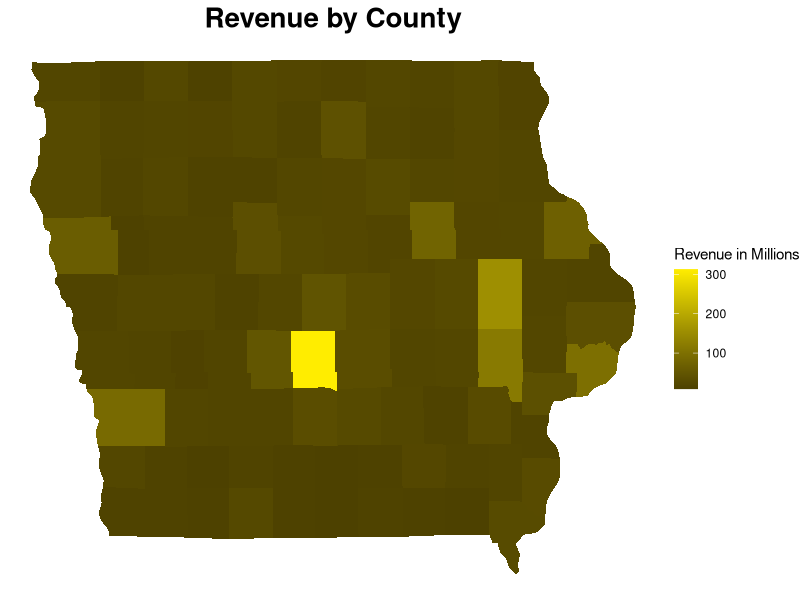
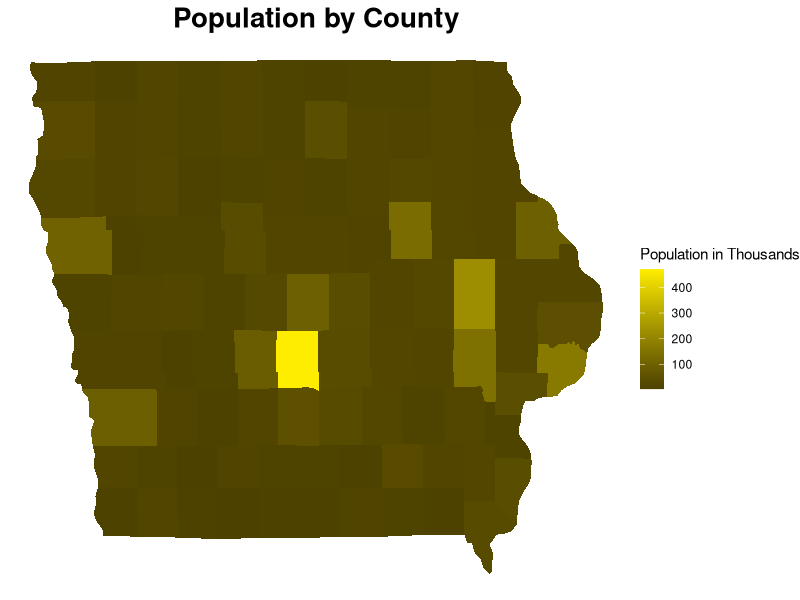
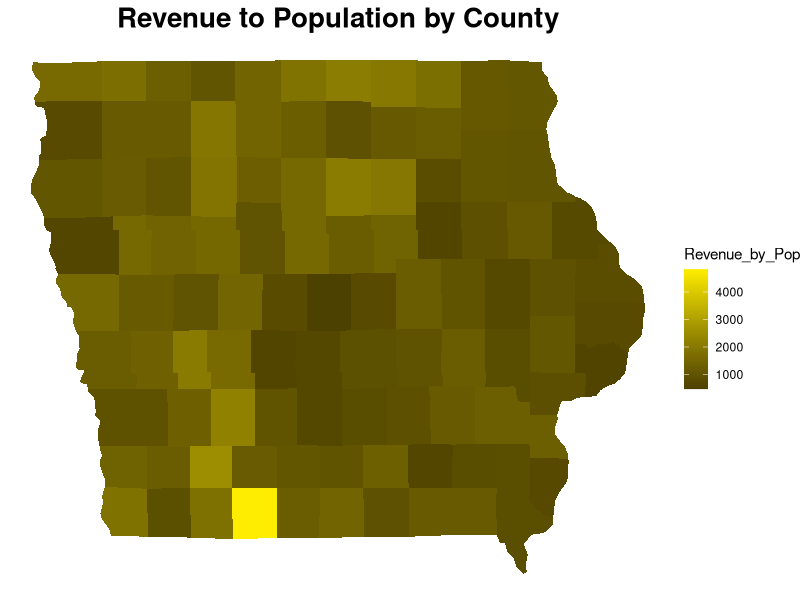
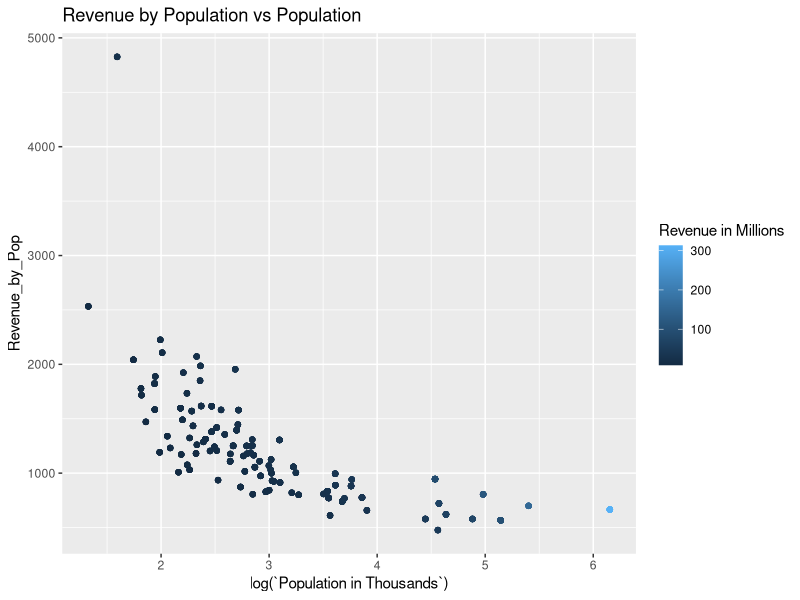
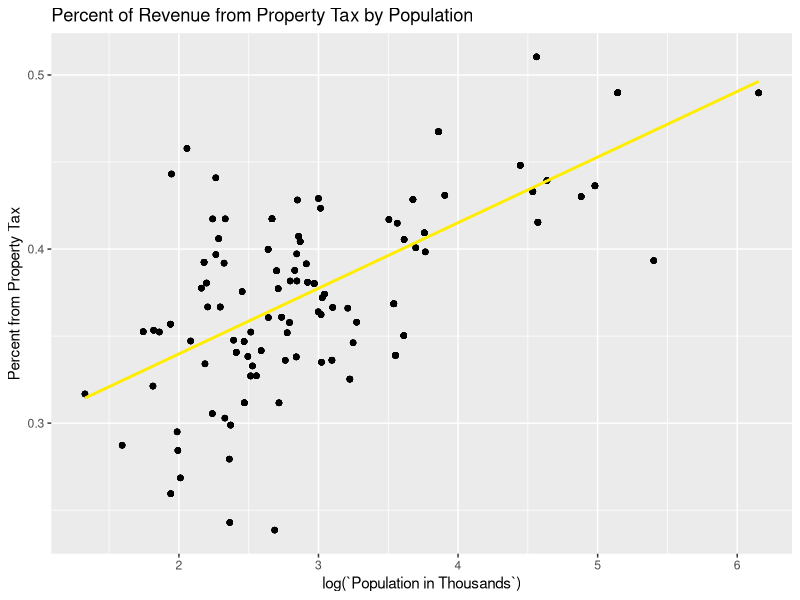
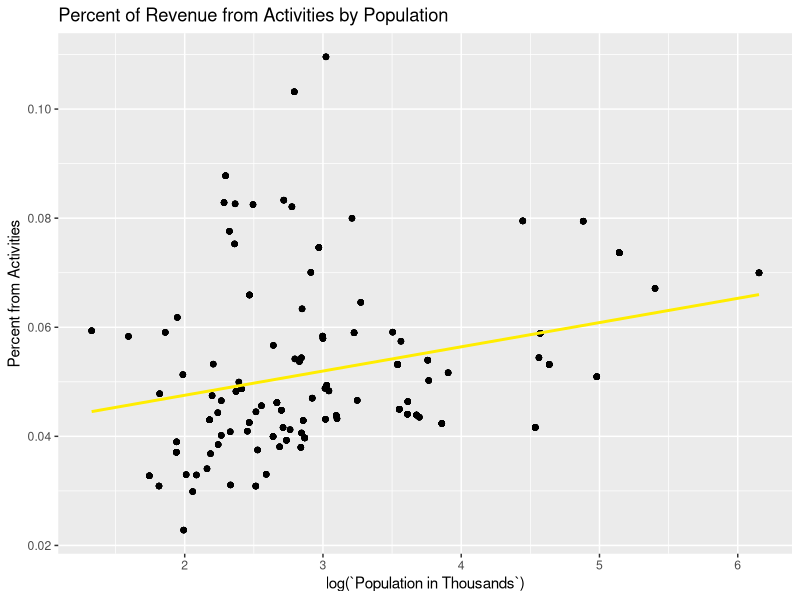
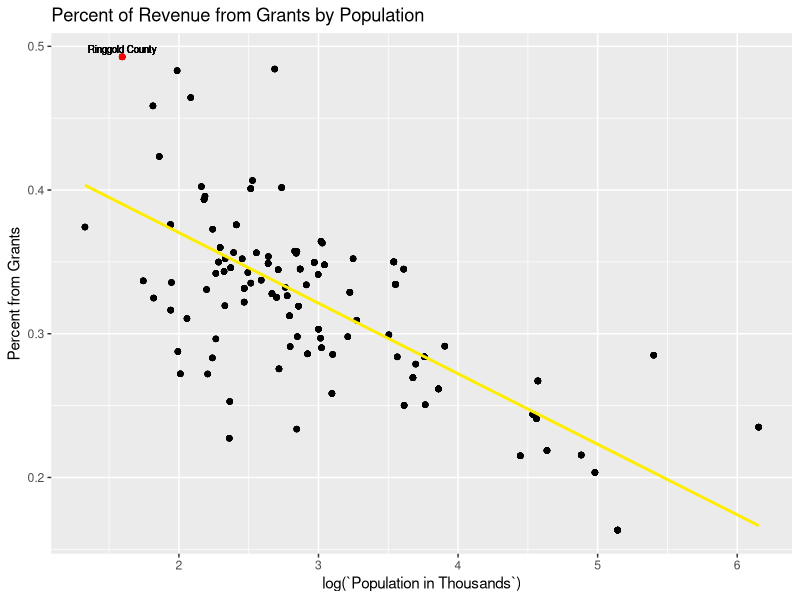
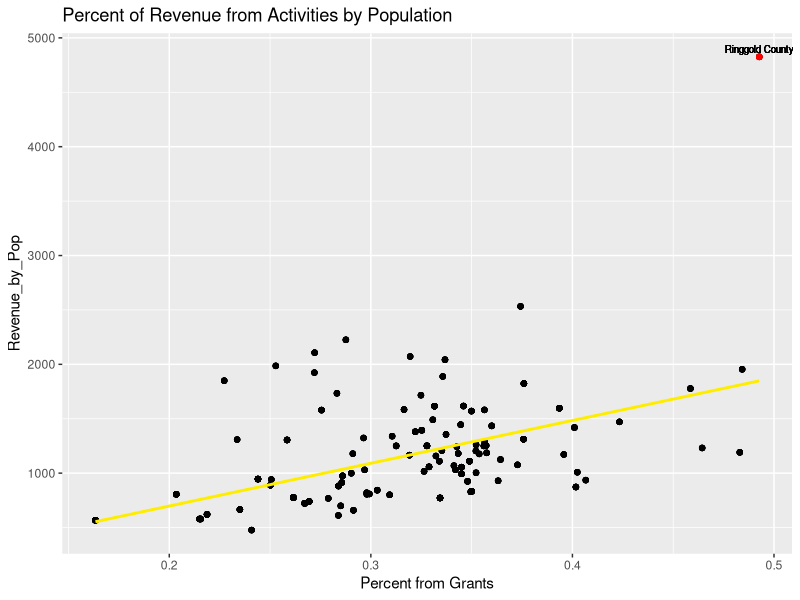

These charts were generated, in order, by the following R code:
## ---- chunk 1
knitr::opts_chunk$set(echo = TRUE)
## ---- chunk 2
library(tidyverse)
library(lubridate)

pop_raw <- read_csv("data/County_Population_in_Iowa_by_Year_20251123.csv")

# view(pop_raw)

income_raw <- read_csv("data/Annual_Personal_Income_for_State_of_Iowa_by_County_20251123.csv")

# view(income_raw)

rev_raw <- read_csv("data/County_Actual_Revenues_By_Type_By_Fiscal_Year_20251123.csv")

# view(rev_raw)

budget_raw <- read_csv("data/County_Budgeted_Expenditures_By_Service_Area_By_Fiscal_Year_20251123.csv")

# view(budget_raw)

spend_raw <- read_csv("data/County_Actual_Expenditures_by_Service_Area_by_Fiscal_Year_20251123.csv")

# view(spend_raw)

## ---- chunk 3

pop_raw$County <- replace(pop_raw$County, pop_raw$County == "O'Brien County", "Obrien County")

pop <- pop_raw |>
  mutate(
    County = toupper(substring(County, 1, nchar(County) - 7)),
    Year = year(mdy(Year))
  ) |>
  filter(Year >= 2010, Year <= 2022) |>
  select(County, Year, Population)

str(pop)

## ---- chunk 4

income_raw$Name <- replace(income_raw$Name, income_raw$Name == "O'Brien", "Obrien")

income_1 <- income_raw |>
  mutate(
    County = toupper(Name),
    Year = year(mdy(Date))
  ) |>
  filter(Year >= 2010, Year <= 2022) |>
  select(County, Year, Variable, Value)

income <- income_1 |>
  pivot_wider(names_from = Variable,
              values_from = Value
              ) |>
  rename('Personal_Income' = `Personal income`,
         'Personal_Income_Per_Capita' = `Per capita personal income`
         ) |>
  mutate(
    Personal_Income = parse_number(Personal_Income),
    Personal_Income_Per_Capita = parse_number(Personal_Income_Per_Capita),
    Personal_Income = Personal_Income * 1000
  )

str(income)

## ---- chunk 5

rev <- rev_raw |>
  rename(
    Year = `FISCAL YEAR`,
    County = `COUNTY NAME`,
    Total_Revenue = `TOTAL REVENUES & OTHER SOURCES`
  ) |>
  mutate(
    County = toupper(County),
    Revenue_Percent_Property_Tax = round((`NET CURRENT PROPERTY TAXES` + `DELINQUENT PROPERTY TAX REVENUE`) / Total_Revenue, 4),
    Revenue_Percent_Grant = round(INTERGOVERNMENTAL / Total_Revenue, 4),
    Revenue_Percent_Activities = round((`LICENSES & PERMITS` + `CHARGES FOR SERVICE` + `USE OF MONEY & PROPERTY`) / Total_Revenue, 4),
    Revenue_Percent_Other = round(1 - Revenue_Percent_Property_Tax - Revenue_Percent_Grant - Revenue_Percent_Activities, 4)
  ) |>
  filter(Year >= 2010, Year <= 2022) |>
  select(County, Year, Total_Revenue, Revenue_Percent_Property_Tax, Revenue_Percent_Grant, Revenue_Percent_Activities, Revenue_Percent_Other)

str(rev)

## ---- chunk 6

budget_raw$`County Name` <- replace(budget_raw$`County Name`, budget_raw$`County Name` == "O'BRIEN", "OBRIEN")

budget <- budget_raw |>
  rename(
    County_Id = County,
    County = `County Name`,
    Year = `Fiscal Year Ending`,
    Total_Budget = `Total Expenditures`
  ) |>
  mutate(
    Year = year(mdy(Year)),
    Total_Budget = parse_number(Total_Budget),
    Budgeted_Public_Safety_Percent = parse_number(`Public Safety & Legal Services`) / Total_Budget,
    Budgeted_Mental_Health_Percent = parse_number(`Mental Health MR, DD`) / Total_Budget,
    Budgeted_Roads_Transportation_Percent = parse_number(`Roads & Transportation`) / Total_Budget,
    Budgeted_Administration_Percent = parse_number(Administration) / Total_Budget,
    Budgeted_Debt_Percent = parse_number(`Debt Service`) / Total_Budget,
    Budgeted_Physical_Health_Percent = parse_number(`Physical Health & Social Services`) / Total_Budget,
    Budgeted_Environment_Education_Percent = parse_number(`County Environment & Education`) / Total_Budget,
    Budgeted_Services_to_Residents_Percent = parse_number(`Government Services to Residents`) / Total_Budget,
    Budgeted_Refunded_Programs_Percent = parse_number(`Nonprogram Current`) / Total_Budget,
    Budgeted_Projects_Percent = parse_number(`Capital Projects`) / Total_Budget,
    Budgeted_Transfers_Out_Percent = parse_number(`Operating Transfers Out`) / Total_Budget,
    Budgeted_Refunded_Debt_Percent = parse_number(`Refunded Debt/Escrow`) / Total_Budget
  ) |>
  select(County, Year, Total_Budget, Budgeted_Public_Safety_Percent, Budgeted_Mental_Health_Percent, Budgeted_Roads_Transportation_Percent, Budgeted_Administration_Percent, Budgeted_Debt_Percent, Budgeted_Physical_Health_Percent, Budgeted_Environment_Education_Percent, Budgeted_Services_to_Residents_Percent, Budgeted_Refunded_Programs_Percent, Budgeted_Projects_Percent, Budgeted_Transfers_Out_Percent, Budgeted_Refunded_Debt_Percent) |>
  filter(Year >= 2010, Year <= 2022)

str(budget)

## ---- chunk 7

spend <- spend_raw |>
  rename(
    Year = `FISCAL YEAR`,
    Total_Expenditure = `TOTAL EXPENDITURES & OTHER USES`
  ) |>
  mutate(
    Actual_Public_Safety_Percent = `PUBLIC SAFETY AND LEGAL SERVICES` / Total_Expenditure,
    Actual_Mental_Health_Percent = `MENTAL HEALTH, ID & DD` / Total_Expenditure,
    Actual_Roads_Transportation_Percent = `ROADS & TRANSPORTATION` / Total_Expenditure,
    Actual_Administration_Percent = ADMINISTRATION / Total_Expenditure,
    Actual_Debt_Percent = `DEBT SERVICE` / Total_Expenditure,
    Actual_Physical_Health_Percent = `PHYSICAL HEALTH SOCIAL SERVICES` / Total_Expenditure,
    Actual_Environment_Education_Percent = `COUNTY ENVIRONMENT AND EDUCATION` / Total_Expenditure,
    Actual_Services_to_Residents_Percent = `GOVERNMENT SERVICES TO RESIDENTS` / Total_Expenditure,
    Actual_Refunded_Programs_Percent = `NONPROGRAM CURRENT` / Total_Expenditure,
    Actual_Projects_Percent = `CAPITAL PROJECTS` / Total_Expenditure,
    Actual_Transfers_Out_Percent = `OPERATING TRANSFERS OUT` / Total_Expenditure,
    Actual_Refunded_Debt_Percent = `REFUNDED DEBT/PAYMENTS TO ESCROW` / Total_Expenditure
  ) |>
  select(County, Year, Total_Expenditure, Actual_Public_Safety_Percent, Actual_Mental_Health_Percent, Actual_Roads_Transportation_Percent, Actual_Administration_Percent, Actual_Debt_Percent, Actual_Physical_Health_Percent, Actual_Environment_Education_Percent, Actual_Services_to_Residents_Percent, Actual_Refunded_Programs_Percent, Actual_Projects_Percent, Actual_Transfers_Out_Percent, Actual_Refunded_Debt_Percent) |>
  filter(Year >= 2010, Year <= 2022)

str(spend)

## ---- chunk 8

join1 <- inner_join(pop, income, by = c('County', 'Year'))
join2 <- inner_join(join1, rev, by = c('County', 'Year'))
join3 <- inner_join(join2, budget, by = c('County', 'Year'))
data <- inner_join(join3, spend, by = c('County', 'Year'))

# data |>
#  group_by(Year) |>
#  summarize(
#    count = n_distinct(County)
#  )

# sort(unique(data$County))
## ---- chunk 9

write.csv(data, 'data/Final_Data.csv')
str(data)
head(data, 5)

## ---- chunk 10


iowa <- map_data('county', 'iowa')

iowa <- iowa |>
  mutate(
    County = toupper(subregion)
  )

funding_data <- data |>
  group_by(County) |>
  summarize(
    `Revenue in Millions` = mean(Total_Revenue / 1000000),
    `Population in Thousands` = mean(Population / 1000),
    Income = mean(Personal_Income_Per_Capita),
    `Percent from Property Tax` = mean(Revenue_Percent_Property_Tax),
    `Percent from Grants` = mean(Revenue_Percent_Grant),
    `Percent from Activities` = mean(Revenue_Percent_Activities),
    `Percent from Other` = mean(Revenue_Percent_Other)
  ) |>
  left_join(iowa, by = 'County')

ggplot(funding_data, aes(x = long, y = lat, fill = `Revenue in Millions`)) + 
  geom_polygon(aes(group = group)) +
  scale_fill_gradient(low = '#4D4100', high = '#FFED00') +
  theme_void() +
  labs(title = "Revenue by County") +
  theme(
    plot.title = element_text(
      size = 20, 
      face = "bold",
      hjust = 0.5)
    )

## ---- chunk 11

ggplot(funding_data, aes(x = long, y = lat, fill = `Population in Thousands`)) + 
  geom_polygon(aes(group = group)) +
  scale_fill_gradient(low = '#4D4100', high = '#FFED00') +
  theme_void() +
  labs(title = "Population by County") +
  theme(
    plot.title = element_text(
      size = 20, 
      face = "bold",
      hjust = 0.5)
    )

## ---- chunk 12

funding_data <- funding_data |>
  mutate(Revenue_by_Pop = (`Revenue in Millions` * 1000000) / (`Population in Thousands` * 1000))

ggplot(funding_data, aes(x = long, y = lat, fill = Revenue_by_Pop)) + 
  geom_polygon(aes(group = group)) +
  scale_fill_gradient(low = '#4D4100', high = '#FFED00') +
  theme_void() +
  labs(title = "Revenue to Population by County") +
  theme(
    plot.title = element_text(
      size = 20, 
      face = "bold",
      hjust = 0.5)
    )

## ---- chunk 13

ggplot(funding_data, aes(x = log(`Population in Thousands`), 
                         y = Revenue_by_Pop, color = `Revenue in Millions`)) +
  geom_point() +
  labs(title = "Revenue by Population vs Population")

## ---- chunk 14

ggplot(funding_data, aes(x = log(`Population in Thousands`), 
                         y = `Percent from Property Tax`)) +
  geom_point() +
  geom_smooth(method = "lm", se = FALSE, col = "#FFED00") +
    labs(title = "Percent of Revenue from Property Tax by Population")

## ---- chunk 15

ggplot(funding_data, aes(x = log(`Population in Thousands`), y = `Percent from Activities`)) +
  geom_point() +
  geom_smooth(method = "lm", se = FALSE, col = "#FFED00") +
    labs(title = "Percent of Revenue from Activities by Population")

## ---- chunk 16

Ringgold <- funding_data |> dplyr::filter(County == "RINGGOLD")

#Ringgold

#funding_data

ggplot(funding_data, aes(x = log(`Population in Thousands`), y = `Percent from Grants`)) +
  geom_point() +
  geom_smooth(method = "lm", se = FALSE, col = "#FFED00") +
  geom_point(data = Ringgold, color = "red") +
  geom_text(data = Ringgold, aes(label = "Ringgold County"), size = 2.5, vjust = -0.5) +
  labs(title = "Percent of Revenue from Grants by Population")

## ---- chunk 17

ggplot(funding_data, aes(x = `Percent from Grants`, y = Revenue_by_Pop)) +
  geom_point() +
  geom_smooth(method = "lm", se = FALSE, col = "#FFED00") +
  geom_point(data = Ringgold, color = "red") +
  geom_text(data = Ringgold, aes(label = "Ringgold County"), size = 2.5, vjust = -0.5) +
  labs(title = "Percent of Revenue from Activities by Population")

## ---- chunk 18

spending_data <- data |>
  group_by(County) |>
  summarize(
    `Expenditure in Millions` = mean(Total_Expenditure / 1000000),
    `Revenue in Millions` = mean(Total_Revenue / 1000000),
    `Population in Thousands` = mean(Population / 1000),
    Income = mean(Personal_Income_Per_Capita),
    Actual_Public_Safety_Percent = mean(Actual_Public_Safety_Percent),
    Actual_Mental_Health_Percent = mean(Actual_Mental_Health_Percent),
    Actual_Roads_Transportation_Percent = mean(Actual_Roads_Transportation_Percent),
    Actual_Administration_Percent = mean(Actual_Administration_Percent),
    Actual_Debt_Percent = mean(Actual_Debt_Percent),
    Actual_Physical_Health_Percent = mean(Actual_Physical_Health_Percent),
    Actual_Environment_Education_Percent = mean(Actual_Environment_Education_Percent),
    Actual_Services_to_Residents_Percent = mean(Actual_Services_to_Residents_Percent),
    Actual_Refunded_Programs_Percent = mean(Actual_Refunded_Programs_Percent),
    Actual_Projects_Percent = mean(Actual_Projects_Percent),
    Actual_Transfers_Out_Percent = mean(Actual_Transfers_Out_Percent),
    Actual_Refunded_Debt_Percent = mean(Actual_Refunded_Debt_Percent)
  ) |>
  left_join(iowa, by = 'County')

ggplot(spending_data, aes(x = long, y = lat, fill = `Expenditure in Millions`)) + 
  geom_polygon(aes(group = group)) +
  scale_fill_gradient(low = '#4D4100', high = '#FFED00') +
  theme_void() +
  labs(title = "Expenditure by County") +
  theme(
    plot.title = element_text(
      size = 20, 
      face = "bold",
      hjust = 0.5)
    )

## ---- chunk 19

spending_data <- spending_data |>
  mutate(Expenditure_by_Pop = (`Expenditure in Millions` * 1000000) / (`Population in Thousands` * 1000))

ggplot(spending_data, aes(x = long, y = lat, fill = Expenditure_by_Pop)) + 
  geom_polygon(aes(group = group)) +
  scale_fill_gradient(low = '#4D4100', high = '#FFED00') +
  theme_void() +
  labs(title = "Expenditure to Population by County") +
  theme(
    plot.title = element_text(
      size = 20, 
      face = "bold",
      hjust = 0.5)
    )

## ---- chunk 20

ggplot(spending_data, aes(x = log(`Population in Thousands`), 
                         y = Expenditure_by_Pop)) +
  geom_point() +
  labs(title = "Expenditure by Population vs Population")

## ---- chunk 21

spending_data2 <- data |>
  group_by(County) |>
  summarize(
    `Expenditure in Millions` = mean(Total_Expenditure / 1000000),
    `Revenue in Millions` = mean(Total_Revenue / 1000000),
    `Population in Thousands` = mean(Population / 1000),
    Income = mean(Personal_Income_Per_Capita),
    Actual_Public_Safety_Percent = mean(Actual_Public_Safety_Percent),
    Actual_Mental_Health_Percent = mean(Actual_Mental_Health_Percent),
    Actual_Roads_Transportation_Percent = mean(Actual_Roads_Transportation_Percent),
    Actual_Administration_Percent = mean(Actual_Administration_Percent),
    Actual_Debt_Percent = mean(Actual_Debt_Percent),
    Actual_Physical_Health_Percent = mean(Actual_Physical_Health_Percent),
    Actual_Environment_Education_Percent = mean(Actual_Environment_Education_Percent),
    Actual_Services_to_Residents_Percent = mean(Actual_Services_to_Residents_Percent),
    Actual_Refunded_Programs_Percent = mean(Actual_Refunded_Programs_Percent),
    Actual_Projects_Percent = mean(Actual_Projects_Percent),
    Actual_Transfers_Out_Percent = mean(Actual_Transfers_Out_Percent),
    Actual_Refunded_Debt_Percent = mean(Actual_Refunded_Debt_Percent)
  ) |>
  pivot_longer(cols = Actual_Public_Safety_Percent:Actual_Refunded_Debt_Percent,
               names_to = 'Spending_Type',
               values_to = 'Percent')

top_10 <- spending_data2 |>
  group_by(County) |>
  summarize(`Population in Thousands` = mean(`Population in Thousands`)) |>
  arrange(desc(`Population in Thousands`)) |>
  head(10) |>
  pull(County)

lower_10 <- spending_data2 |>
  group_by(County) |>
  summarize(`Population in Thousands` = mean(`Population in Thousands`)) |>
  arrange(`Population in Thousands`) |>
  head(10) |>
  pull(County)

ten_to_ten <- c(top_10, lower_10)

ggplot(spending_data2 |> dplyr::filter(County %in% ten_to_ten),
       aes(x = reorder(County, `Population in Thousands`), y = Percent, 
           fill = reorder(Spending_Type, Percent, mean))) +
  geom_bar(stat = "identity", position = "stack") +
  coord_flip() +
  labs(title = "10 Most and Least Populous Counties Spending Type Distribution",
       fill = "Spending Type") +
  xlab('County') +
  ylab('Percentage')

## ---- chunk 22

ggplot(spending_data, aes(x = log(`Population in Thousands`), 
                         y = Actual_Roads_Transportation_Percent)) +
  geom_point() +
  geom_smooth(method = "lm", se = FALSE, col = "#FFED00") +
  labs(title = "Percent of Expenditure on Roads by Population")

## ---- chunk 23

ggplot(spending_data, aes(x = log(`Population in Thousands`), 
                         y = Actual_Public_Safety_Percent)) +
  geom_point() +
  geom_smooth(method = "lm", se = FALSE, col = "#FFED00") +
  labs(title = "Percent of Expenditure on Public Safety by Population")

## ---- chunk 24

ggplot(spending_data, aes(x = log(`Population in Thousands`), 
                         y = Actual_Mental_Health_Percent)) +
  geom_point() +
  geom_smooth(method = "lm", se = FALSE, col = "#FFED00") +
  labs(title = "Percent of Expenditure on Mental Health by Population")


# spending_data |>
#   arrange(desc(Actual_Mental_Health_Percent)) |>
#   head(1)

## ---- chunk 25

top_10 <- spending_data2 |>
  group_by(County) |>
  summarize(Income_Per_Capita = mean(Income / (`Population in Thousands` * 1000))) |>
  arrange(desc(Income_Per_Capita)) |>
  head(10) |>
  pull(County)

lower_10 <- spending_data2 |>
  group_by(County) |>
  summarize(Income_Per_Capita = mean(Income / (`Population in Thousands` * 1000))) |>
  arrange(Income_Per_Capita) |>
  head(10) |>
  pull(County)

ten_to_ten <- c(top_10, lower_10)

spending_data2 <- spending_data2 |>
  mutate(Income_Per_Capita = Income / (`Population in Thousands` *  1000))

ggplot(spending_data2 |> dplyr::filter(County %in% ten_to_ten),
       aes(x = reorder(County, Income), y = Percent, 
           fill = reorder(Spending_Type, Percent, mean))) +
  geom_bar(stat = "identity", position = "stack") +
  coord_flip() +
  labs(title = "10 Most and Least Wealthy Counties Spending Type Distribution",
       fill = "Spending Type") +
  xlab('County') +
  ylab('Percentage')

## ---- chunk 26



## ---- chunk 27



